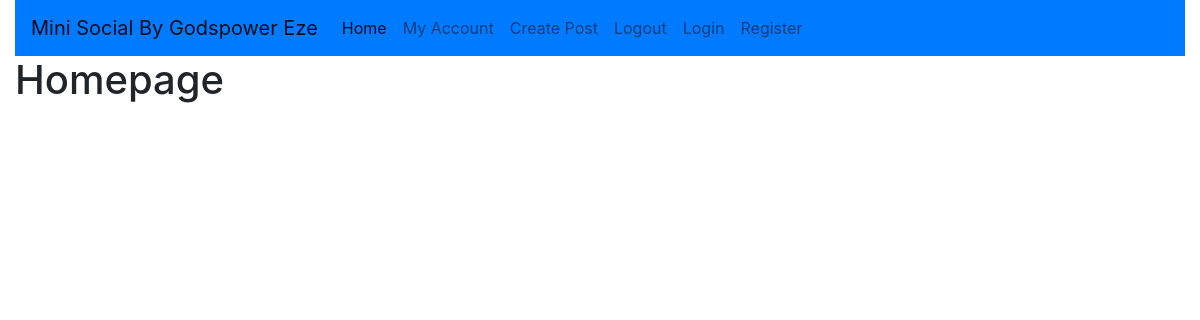
Before: / with the older database file.
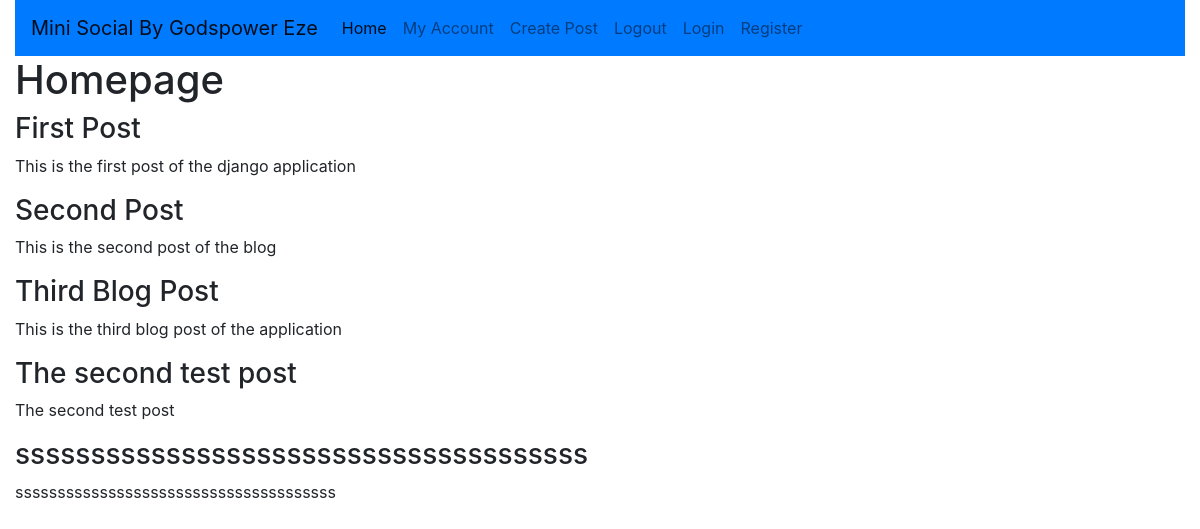
After: the same page with the newer database file.
### posts/models.py (models this page shows, shortened)
class Posts(models.Model):
    class Meta:
        verbose_name_plural = 'Posts'
    post_title = models.CharField(max_length=100)
    post_content = models.TextField()
    time_posted = models.DateTimeField(default=datetime.now)
    author = models.ForeignKey(User, on_delete=models.CASCADE)

### posts/views.py (the view)
# urls.py: path('', home, name='home'),
def home(request):
    post = Posts.objects.all()
    context = {
        'post':post
    }
    return render(request, 'posts/home.html', context )

### posts/templates/posts/home.html
{% extends 'posts/base.html'%}
{% block content %}
<h1>
    Homepage
</h1>
{% for p in post%}
    <h3>
        {{p.post_title}}
    </h3>
    <p>
        {{p.post_content}}
    </p>
{% endfor%}
{% endblock%}

### posts/templates/posts/base.html (shortened to what this page needs)
{% load static %}
<!doctype html>
<html lang="en">
  <head>
    <link rel="stylesheet" href="{% static 'posts/bootstrap.min.css'%}">
  </head>
  <body class="container-fluid">
  <nav class="navbar navbar-expand-lg navbar-light bg-primary">
      <a class="navbar-brand" href="#">Mini Social By Godspower Eze</a>
      <div class="collapse navbar-collapse" id="navbarSupportedContent">
        <ul class="navbar-nav mr-auto">
          <li class="nav-item active">
            <a class="nav-link" href="#">Home <span class="sr-only">(current)</span></a>
          </li>
                <li class="nav-item">
                <a class="nav-link" href="#">My Account</a>
                </li>
                <li class="nav-item">
                <a class="nav-link" href="#">Create Post</a>
                </li>
                <li class="nav-item">
                <a class="nav-link" href="#">Logout</a>
                </li>
                <li class="nav-item">
                <a class="nav-link" href="#">Login</a>
                </li>
                <li class="nav-item">
                <a class="nav-link" href="#">Register</a>
                </li>
        </ul>
      </div>
    </nav>
    {% block content %}
    {% endblock %}
  </body>
</html>

Changed rows visible on the page:
added Posts: post_title "First Post", post_content "This is the first post of the django application"
added Posts: post_title "Second Post", post_content "This is the second post of the blog"
added Posts: post_title "Third Blog Post", post_content "This is the third blog post of the application"
added Posts: post_title "The second test post", post_content "The second test post"
added Posts: post_title "ssssssssssssssssssssssssssssssssssssss", post_content "ssssssssssssssssssssssssssssssssssssss"
